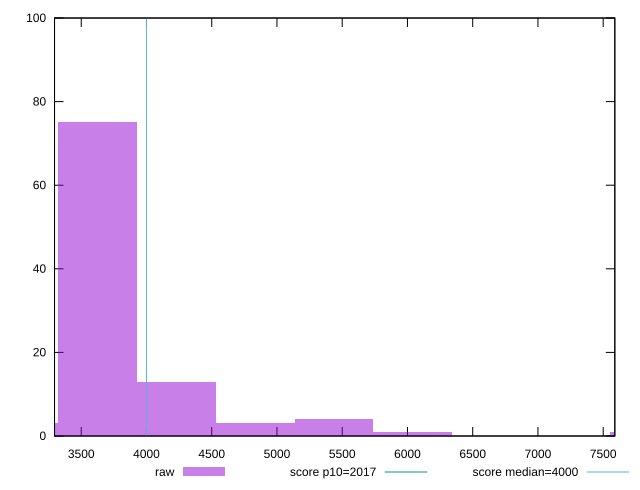

Here is the gnuplot script that generated this plot:
reset

$raw <<EOF
3624.6535181318486 75
4228.76243782049 13
5436.980277197773 4
4832.8713575091315 3
7853.415955952339 1
6041.089196886414 1
3020.544598443207 3
EOF

set key outside below
set boxwidth 604.1089196886414
set xrange [3295.423999999998:7589.119999999986]
set yrange [0:100]
set trange [0:100]
set style fill transparent solid 0.5 noborder

set parametric
set terminal svg size 640, 490 enhanced background rgb 'white'
set output "reprap/mainthread-work-breakdown/samples/pages+cached+noexternal+nomedia+nocss/raw/histogram.svg"

plot $raw title "raw" with boxes, \
     2017,t title "score p10=2017", \
     4000,t title "score median=4000"

reset
